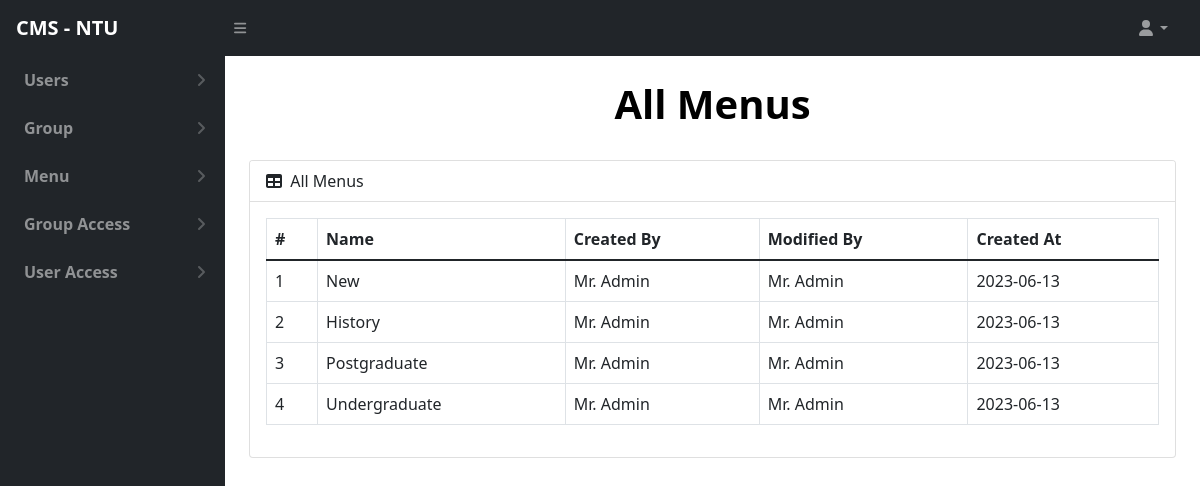
The app's page /master-menus (signed in) with its own data.
### MasterUser/models.py (models this page shows, shortened)
class Menu(models.Model):
    menuName    =models.CharField(max_length=200)
    active      =models.BooleanField(default=True)
    createdBy   =models.CharField(max_length=200)
    modifiedBy  =models.CharField(max_length=200)
    createdat = models.DateTimeField(
        db_column='createdAt', blank=True, null=True, auto_now_add=True)
    updatedat = models.DateTimeField(
        db_column='updatedAt', blank=True, null=True, auto_now=True)
    class Meta:
        verbose_name_plural="Menu"

### MasterUser/views.py (the view)
# urls.py: path('master-menus', MasterMenus.as_view(), name='master-menus'),
class MasterMenus(MasterLoginRequiredMixin,View):
    def get(self, request):
        allMenus = Menu.objects.all().order_by('-id')
        context = {
                'allMenus': allMenus,
                       }
        return render(request, 'MasterPanel/allMenus.html', context)

### MasterUser/views.py (called while the page is built)
    def dispatch(self, request, *args, **kwargs):
        if "Masteremail" not in request.session:
            return redirect('master-login')  # Replace 'master_login' with your actual login URL
        return super().dispatch(request, *args, **kwargs)

### templates/MasterPanel/allMenus.html (shortened to what this page needs)
{% extends 'MasterPanel/index.html' %}
{% block content%}
<div id="layoutSidenav_content">
   <main>
        <div class="container-fluid px-4">
            <h1 class="mt-4 text-center" style="color: #7D61B5;"><b>All Menus</b></h1>
            <div class="card mb-4">
                <div class="card-header">
                    <i class="fas fa-table me-1"></i>
                    All Menus
                </div>
                <div class="card-body">
                    <table class="table table-bordered">
                        <thead>
                            <tr>
                            <th scope="col">#</th>
                            <th scope="col">Name</th>
                            <th scope="col">Created By</th>
                            <th scope="col">Modified By</th>
                            <th scope="col">Created At</th>
                            </tr>
                        </thead>
                        <tbody>
                            {% for menu  in allMenus %}
                                <tr>
                                    <td>{{ forloop.counter }}</td>
                                    <td>{{menu.menuName}}</td>
                                    <td>{{menu.createdBy}}</td>
                                    <td>{{menu.modifiedBy}}</td>
                                    <td>{{menu.createdat|date:"Y-m-d"}}</td>
                                </tr>
                            {% endfor %}
                        </tbody>
                    </table>
                </div>
            </div>
        </div>
    </main>
</div>
{%endblock%}

### records on screen
Menu: menuName "New", createdBy "Mr. Admin", modifiedBy "Mr. Admin", createdat "2023-06-13"
Menu: menuName "History", createdBy "Mr. Admin", modifiedBy "Mr. Admin", createdat "2023-06-13"
Menu: menuName "Postgraduate", createdBy "Mr. Admin", modifiedBy "Mr. Admin", createdat "2023-06-13"
Menu: menuName "Undergraduate", createdBy "Mr. Admin", modifiedBy "Mr. Admin", createdat "2023-06-13"
